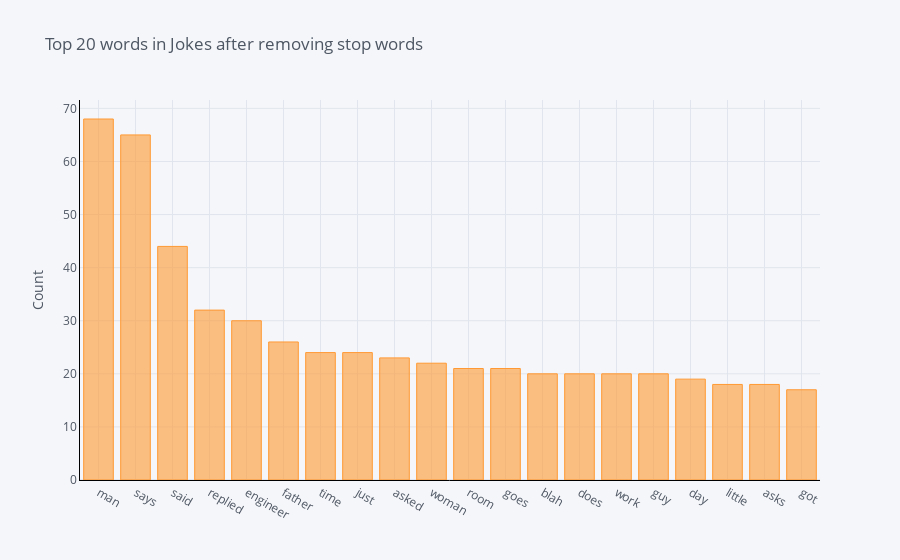

Notebook code cell kept with this figure:
### Code cell
def get_top_n_words(corpus, n=None):
    vec = CountVectorizer(stop_words = 'english').fit(corpus)
    bag_of_words = vec.transform(corpus)
    sum_words = bag_of_words.sum(axis=0) 
    words_freq = [(word, sum_words[0, idx]) for word, idx in vec.vocabulary_.items()]
    words_freq =sorted(words_freq, key = lambda x: x[1], reverse=True)
    return words_freq[:n]
common_words = get_top_n_words(jokes['jokeText'], 20)
# for word, freq in common_words:
#     print(word, freq)
df2 = pd.DataFrame(common_words, columns = ['ReviewText' , 'count'])
df2.groupby('ReviewText').sum()['count'].sort_values(ascending=False).iplot(
    kind='bar', yTitle='Count', linecolor='black', title='Top 20 words in Jokes after removing stop words')

### Figure 1 — Plotly figure (JSON) as saved in the notebook; plotly's stock layout.template omitted (floating-point values rounded to 4 significant figures)
{"data": [{"marker": {"color": "rgba(255, 153, 51, 0.6)", "line": {"color": "rgba(255, 153, 51, 1.0)", "width": 1}}, "name": "count", "orientation": "v", "text": "", "type": "bar", "x": ["man", "says", "said", "replied", "engineer", "father", "time", "just", "asked", "woman", "room", "goes", "blah", "does", "work", "guy", "day", "little", "asks", "got"], "y": [68, 65, 44, 32, 30, 26, 24, 24, 23, 22, 21, 21, 20, 20, 20, 20, 19, 18, 18, 17]}], "layout": {"legend": {"bgcolor": "#F5F6F9", "font": {"color": "#4D5663"}}, "paper_bgcolor": "#F5F6F9", "plot_bgcolor": "#F5F6F9", "title": {"font": {"color": "#4D5663"}, "text": "Top 20 words in Jokes after removing stop words"}, "xaxis": {"gridcolor": "#E1E5ED", "linecolor": "black", "showgrid": true, "tickfont": {"color": "#4D5663"}, "title": {"font": {"color": "#4D5663"}, "text": ""}, "zerolinecolor": "#E1E5ED"}, "yaxis": {"gridcolor": "#E1E5ED", "linecolor": "black", "showgrid": true, "tickfont": {"color": "#4D5663"}, "title": {"font": {"color": "#4D5663"}, "text": "Count"}, "zerolinecolor": "#E1E5ED"}}}
